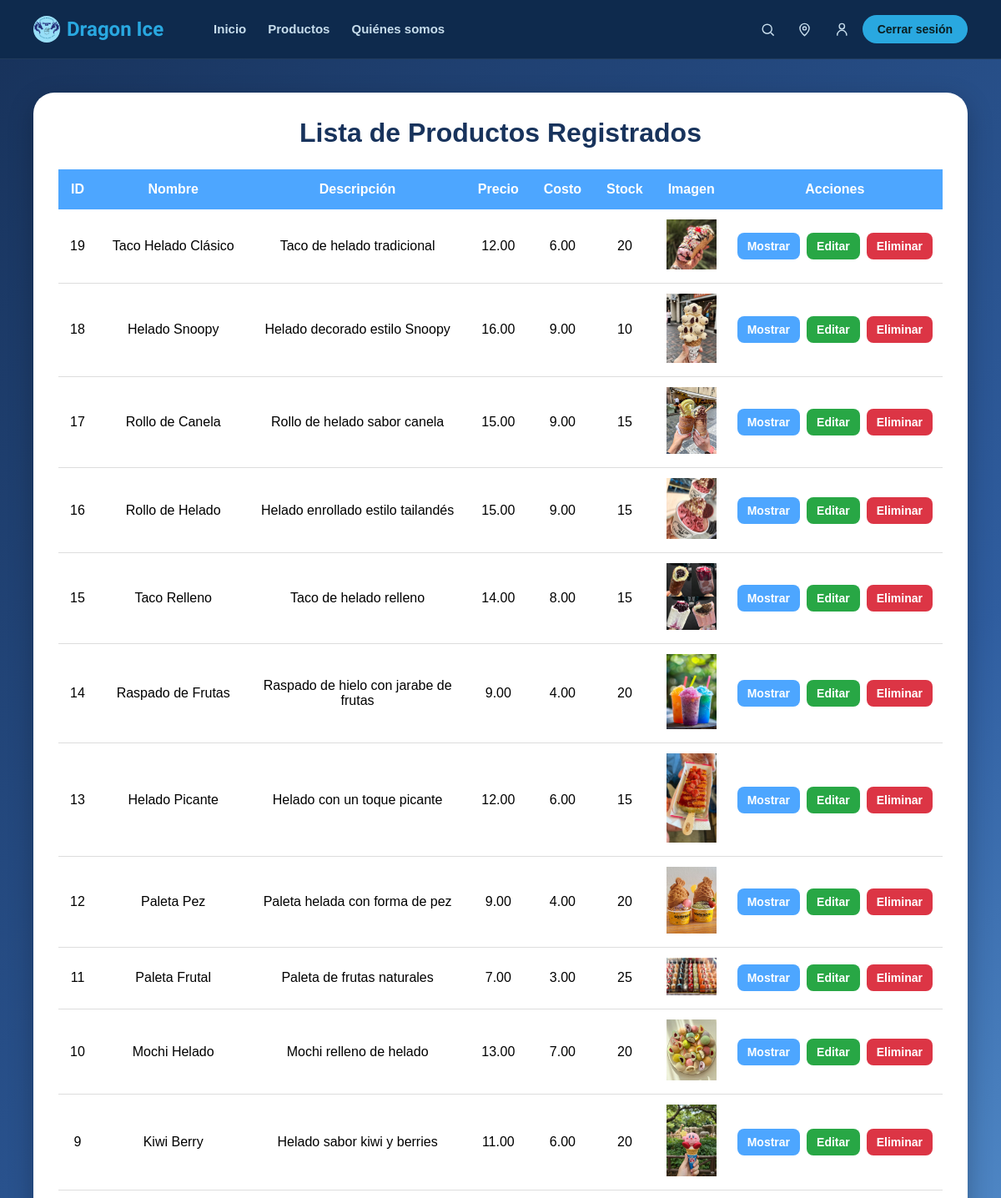
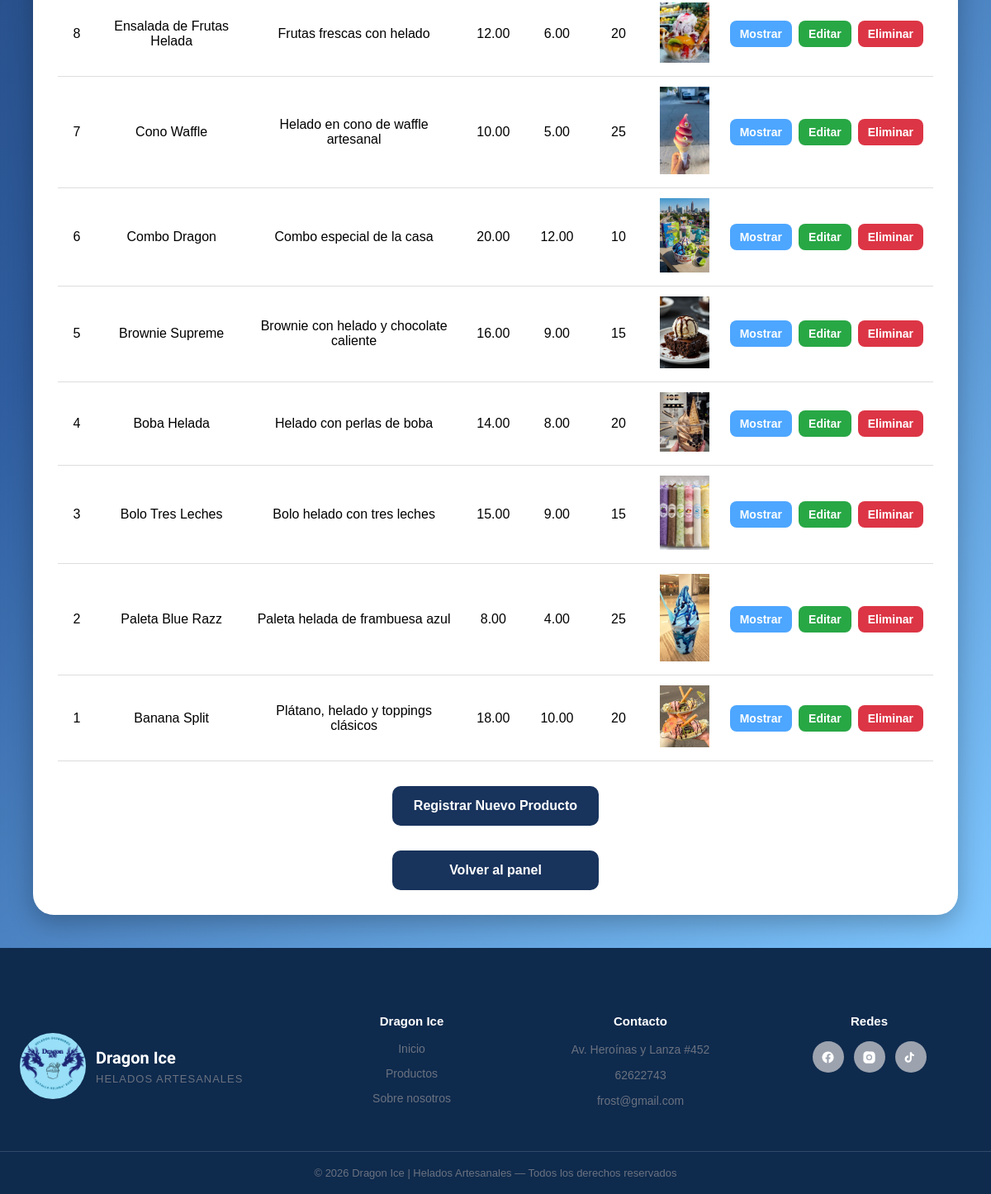
/producto/read.all.producto.php (signed in), run on the app's committed database (2 pictures, top to bottom).
### tables this page shows
CREATE TABLE productos (
  id INT NOT NULL,
  nombre VARCHAR(80) NOT NULL,
  descripcion VARCHAR(150) NOT NULL,
  precio DECIMAL(10,2) NOT NULL,
  costo DECIMAL(10,2) NOT NULL,
  stock INT NOT NULL DEFAULT 0,
  imagen VARCHAR(200) NOT NULL,
  PRIMARY KEY (id)
);

### producto/read.all.producto.php (the view, shortened to what this page needs)
<?php
include("../conexion.php");
$resultado=$conexion->query("SELECT * FROM productos ORDER BY id DESC");
$rutaMenu = "../";
?>
<!DOCTYPE html>
<html lang="es">
<head>
</head>
<body>
    <?php include("../menu.php"); ?>
    <main class="fondo-panel">
     <div class="contenedor">
        <h1> Lista de Productos Registrados</h1>
        <table>
            <tr>
                <th>ID</th>
                <th>Nombre</th>
                <th>Descripción</th>
                <th>Precio</th>
                <th>Costo</th>
                <th>Stock</th>
                <th>Imagen</th>
                <th>Acciones</th>
            </tr>
            <?php if($resultado->num_rows>0){ while($fila=$resultado->fetch_assoc()){ ?>
            <tr>
                <td><?php echo $fila['id'];?></td>
                <td><?php echo $fila['nombre'];?></td>
                <td><?php echo $fila['descripcion'];?></td>
                <td><?php echo $fila['precio'];?></td>
                <td><?php echo $fila['costo'];?></td>
                <td><?php echo $fila['stock'];?></td>
                <td><img src="../<?php echo $fila['imagen'];?>" width="60"></td>
                <td>
                    <div class="acciones">
                        <a class="boton mostrar" href="readproducto.php?id=<?php echo $fila['id'];?>">Mostrar</a>
                        <a class="boton editar" href="updateproducto.php?id=<?php echo $fila['id'];?>">Editar</a>
                        <a class="boton eliminar" href="delete_producto.php?id=<?php echo $fila['id'];?>">Eliminar</a>
                    </div>
                </td>
            </tr>
            <?php }}else{ ?>
            <tr>
                <td colspan="8">No existen productos registrados.</td>
            </tr>
            <?php } ?>
        </table>
        <a href="formularioproducto.php" class="volver"> Registrar Nuevo Producto</a>
        <?php if($_SESSION['rol']=='Administrador'){ ?>
            <a href="../paginaprincipal/02.admin.php" class="volver">Volver al panel</a>
        <?php }else{ ?>
            <a href="../paginaprincipal/vendedor20.php" class="volver">Volver al panel</a>
        <?php } ?>
     </div>
    </main>
    <?php include("../paginaprincipal/piedepagina.php"); ?>
</body>
</html>

### menu.php (shortened to what this page needs)
<nav class="dragonice-nav">
    <div class="fila">
        <a href="<?php echo $rutaMenu; ?>paginaprincipal/01.inicio.php" class="logo">
            <img src="<?php echo $rutaMenu; ?>imagenesproyecto/logo.png" alt="Logo Dragon Ice">
            <h2>Dragon Ice</h2>
        </a>
        <ul class="nav-links" id="navLinks">
            <li><a href="<?php echo $rutaMenu; ?>paginaprincipal/01.inicio.php">Inicio</a></li>
            <li><a href="<?php echo $rutaMenu; ?>paginaprincipal/productos.php">Productos</a></li>
            <li><a href="<?php echo $rutaMenu; ?>quienessomos.php">Quiénes somos</a></li>
        </ul>
        <div class="iconos">
            <a href="<?php echo $rutaMenu; ?>buscar.php" class="icono-btn" aria-label="Buscar">
                <svg viewBox="0 0 24 24"><circle cx="11" cy="11" r="7"></circle><line x1="21" y1="21" x2="16.65" y2="16.65"></line></svg>
            </a>
            <a href="<?php echo $rutaMenu; ?>ubicacion.php" class="icono-btn" aria-label="Ubicación">
                <svg viewBox="0 0 24 24"><path d="M12 21s-7-6.4-7-11a7 7 0 0 1 14 0c0 4.6-7 11-7 11z"></path><circle cx="12" cy="10" r="2.5"></circle></svg>
            </a>
            <?php if (isset($_SESSION['rol'])) { ?>
                <?php if ($_SESSION['rol'] == 'Administrador') { ?>
                    <a href="<?php echo $rutaMenu; ?>paginaprincipal/02.admin.php" class="icono-btn" aria-label="Mi panel">
                        <svg viewBox="0 0 24 24"><path d="M20 21v-1a7 7 0 0 0-14 0v1"></path><circle cx="13" cy="7" r="4"></circle></svg>
                    </a>
                <?php } else { ?>
                    <a href="<?php echo $rutaMenu; ?>paginaprincipal/vendedor20.php" class="icono-btn" aria-label="Mi panel">
                        <svg viewBox="0 0 24 24"><path d="M20 21v-1a7 7 0 0 0-14 0v1"></path><circle cx="13" cy="7" r="4"></circle></svg>
                    </a>
                <?php } ?>
                <a href="<?php echo $rutaMenu; ?>cerrar1.php" class="sesion-texto">Cerrar sesión</a>
            <?php } else { ?>
                <a href="<?php echo $rutaMenu; ?>iniciosesion.php" class="icono-btn" aria-label="Iniciar sesión">
                    <svg viewBox="0 0 24 24"><path d="M20 21v-1a7 7 0 0 0-14 0v1"></path><circle cx="13" cy="7" r="4"></circle></svg>
                </a>
            <?php } ?>
        </div>
    </div>
</nav>

### paginaprincipal/piedepagina.php (shortened to what this page needs)
<footer class="pie">
    <div class="pie-contenido">
        <div class="pie-marca">
            <img src="<?php echo $rutaMenu; ?>imagenesproyecto/logo.png" alt="Logo Dragon Ice">
            <div>
                <h2>Dragon Ice</h2>
                <p>Helados Artesanales</p>
            </div>
        </div>
        <div class="pie-col">
            <h3>Dragon Ice</h3>
            <ul>
                <li><a href="<?php echo $rutaMenu; ?>paginaprincipal/01.inicio.php">Inicio</a></li>
                <li><a href="<?php echo $rutaMenu; ?>paginaprincipal/productos.php">Productos</a></li>
                <li><a href="<?php echo $rutaMenu; ?>quienessomos.php">Sobre nosotros</a></li>
            </ul>
        </div>
       <div class="pie-col pie-contacto">
            <h3>Contacto</h3>
            <p>Av. Heroínas y Lanza #452</p>
            <p>62622743</p>
            <p>frost@gmail.com</p>
        </div>
        <div class="pie-col">
            <h3>Redes</h3>
            <div class="pie-redes">
                <a href="#" aria-label="Facebook">
                    <svg viewBox="0 0 24 24"><path d="M22 12a10 10 0 1 0-11.6 9.9v-7H7.9V12h2.5V9.8c0-2.5 1.5-3.9 3.8-3.9 1.1 0 2.2.2 2.2.2v2.4h-1.3c-1.2 0-1.6.8-1.6 1.6V12h2.8l-.4 2.9h-2.4v7A10 10 0 0 0 22 12z"/></svg>
                </a>
                <a href="#" aria-label="Instagram">
                </a>
                <a href="#" aria-label="TikTok">
                    <svg viewBox="0 0 24 24"><path d="M14 3c.4 2.2 1.9 3.7 4.1 4v3c-1.4 0-2.7-.4-4.1-1.3v6.2A5.9 5.9 0 1 1 8.3 9v3.2a2.7 2.7 0 1 0 2.7 2.7V3H14z"/></svg>
                </a>
            </div>
        </div>
    </div>
    <div class="pie-copy">
        © 2026 Dragon Ice | Helados Artesanales — Todos los derechos reservados
    </div>
</footer>

### producto/read.all.producto.php (style rules this page uses)
* { margin:0; padding:0; box-sizing:border-box; font-family:Arial, Helvetica, sans-serif; }
html, body { height:100%; }
body { display:flex; flex-direction:column; min-height:100vh; }
.fondo-panel { flex:1; background:linear-gradient(135deg,#18335c,#2f5d9f,#7fc7ff); padding:40px; display:flex; justify-content:center; align-items:flex-start; }
.contenedor { max-width:1200px; margin:auto; background:white; padding:30px; border-radius:25px; box-shadow:0 10px 30px rgba(0,0,0,.25); }
h1 { text-align:center; color:#18335c; margin-bottom:25px; }
table { width:100%; border-collapse:collapse; }
th { background:#4da6ff; color:white; padding:15px; }
td { padding:12px; text-align:center; border-bottom:1px solid #ddd; }
.boton { text-decoration:none; color:white; padding:8px 12px; border-radius:8px; font-size:14px; font-weight:bold; }
.mostrar { background:#4da6ff; }
.editar { background:#28a745; }
.eliminar { background:#dc3545; }
.acciones { display:flex; justify-content:center; gap:8px; }
.volver { display:block; width:250px; margin:30px auto 0; text-align:center; text-decoration:none; background:#18335c; color:white; padding:15px; border-radius:10px; font-weight:bold; }

### menu.php (style rules this page uses)
:root { --fondo-1:#0b1f22; --fondo-2:#123338; --fondo-3:#1b4a52; --celeste:#63d4f2; --menta:#7be0c4; --blanco:#ffffff; --texto-suave:#c7ddec; }
* { margin:0; padding:0; box-sizing:border-box; }
.dragonice-nav { font-family:'Inter', Arial, sans-serif; width:100%; background:#0e2a4d; position:sticky; top:0; z-index:1000; border-bottom:1px solid rgba(255,255,255,0.08); }
.dragonice-nav .fila { display:flex; align-items:center; justify-content:space-between; padding:16px 40px; gap:20px; }
.dragonice-nav .logo { display:flex; align-items:center; gap:8px; text-decoration:none; flex-shrink:0; }
.dragonice-nav .logo img { width:32px; height:32px; border-radius:50%; object-fit:cover; }
.dragonice-nav .logo h2 { font-family:'Baloo 2', cursive; font-size:24px; font-weight:700; color:var(--celeste); white-space:nowrap; }
.dragonice-nav .nav-links { display:flex; align-items:center; list-style:none; gap:26px; flex:1; margin-left:40px; }
.dragonice-nav .nav-links a { text-decoration:none; color:var(--texto-suave); font-size:15px; font-weight:600; transition:color 0.2s ease; }
.dragonice-nav .iconos { display:flex; align-items:center; gap:6px; flex-shrink:0; }
.dragonice-nav .icono-btn { display:flex; align-items:center; justify-content:center; width:38px; height:38px; border-radius:50%; color:var(--texto-suave); text-decoration:none; transition:background 0.2s ease, color 0.2s ease; position:relative; }
.dragonice-nav .icono-btn svg { width:19px; height:19px; stroke:currentColor; fill:none; stroke-width:1.8; }
.dragonice-nav .sesion-texto { font-size:14px; font-weight:700; color:var(--fondo-1); text-decoration:none; padding:9px 18px; border-radius:20px; background:var(--celeste); white-space:nowrap; transition:background 0.2s ease; }

### paginaprincipal/piedepagina.php (style rules this page uses)
:root { --azul-oscuro:#0e2a4d; --celeste:#29a8e0; --gris-texto:#6b7280; --gris-titulo:#374151; --gris-borde:#e5e7eb; }
.pie { background:#0e2a4d; font-family:'Inter', Arial, sans-serif; padding-top:40px; }
.pie-contenido { max-width:1200px; margin:0 auto; padding:40px 24px; display:grid; grid-template-columns:1.3fr 1fr 1fr 1fr; gap:30px; }
.pie-marca { display:flex; align-items:center; gap:12px; }
.pie-marca img { border-radius:100px; width:80px; height:80px; object-fit:contain; }
.pie-marca h2 { font-family:'Baloo 2', Arial, sans-serif; font-size:20px; font-weight:800; color:white; margin-bottom:6px; }
.pie-marca p { font-size:13px; letter-spacing:1px; color:var(--gris-texto); text-transform:uppercase; }
.pie-col h3 { font-size:15px; font-weight:700; color:white; margin-bottom:16px; text-align:center; }
.pie-col ul { list-style:none; }
.pie-col li { margin-bottom:12px; text-align:center; }
.pie-col a { text-decoration:none; color:var(--gris-texto); font-size:14px; }
.pie-contacto p { color:var(--gris-texto); font-size:14px; text-align:center; margin-bottom:10px; line-height:1.5; }
.pie-redes { display:flex; justify-content:center; gap:12px; }
.pie-redes a { width:38px; height:38px; border-radius:50%; background:#9ca3af; display:flex; align-items:center; justify-content:center; }
.pie-redes svg { width:17px; height:17px; fill:white; }
.pie-copy { border-top:1px solid rgba(255,255,255,0.15); text-align:center; padding:18px; font-size:13px; color:var(--gris-texto); }

### data on the page
productos: id "19", nombre "Taco Helado Clásico", descripcion "Taco de helado tradicional", precio "12.00", costo "6.00", stock "20", imagen (picture)
productos: id "18", nombre "Helado Snoopy", descripcion "Helado decorado estilo Snoopy", precio "16.00", costo "9.00", stock "10", imagen (picture)
productos: id "17", nombre "Rollo de Canela", descripcion "Rollo de helado sabor canela", precio "15.00", costo "9.00", stock "15", imagen (picture)
productos: id "16", nombre "Rollo de Helado", descripcion "Helado enrollado estilo tailandés", precio "15.00", costo "9.00", stock "15", imagen (picture)
productos: id "15", nombre "Taco Relleno", descripcion "Taco de helado relleno", precio "14.00", costo "8.00", stock "15", imagen (picture)
productos: id "14", nombre "Raspado de Frutas", descripcion "Raspado de hielo con jarabe de frutas", precio "9.00", costo "4.00", stock "20", imagen (picture)
productos: id "13", nombre "Helado Picante", descripcion "Helado con un toque picante", precio "12.00", costo "6.00", stock "15", imagen (picture)
productos: id "12", nombre "Paleta Pez", descripcion "Paleta helada con forma de pez", precio "9.00", costo "4.00", stock "20", imagen (picture)
productos: id "11", nombre "Paleta Frutal", descripcion "Paleta de frutas naturales", precio "7.00", costo "3.00", stock "25", imagen (picture)
productos: id "10", nombre "Mochi Helado", descripcion "Mochi relleno de helado", precio "13.00", costo "7.00", stock "20", imagen (picture)
productos: id "9", nombre "Kiwi Berry", descripcion "Helado sabor kiwi y berries", precio "11.00", costo "6.00", stock "20", imagen (picture)
productos: id "8", nombre "Ensalada de Frutas Helada", descripcion "Frutas frescas con helado", precio "12.00", costo "6.00", stock "20", imagen (picture)
productos: id "7", nombre "Cono Waffle", descripcion "Helado en cono de waffle artesanal", precio "10.00", costo "5.00", stock "25", imagen (picture)
productos: id "6", nombre "Combo Dragon", descripcion "Combo especial de la casa", precio "20.00", costo "12.00", stock "10", imagen (picture)
productos: id "5", nombre "Brownie Supreme", descripcion "Brownie con helado y chocolate caliente", precio "16.00", costo "9.00", stock "15", imagen (picture)
productos: id "4", nombre "Boba Helada", descripcion "Helado con perlas de boba", precio "14.00", costo "8.00", stock "20", imagen (picture)
productos: id "3", nombre "Bolo Tres Leches", descripcion "Bolo helado con tres leches", precio "15.00", costo "9.00", stock "15", imagen (picture)
productos: id "2", nombre "Paleta Blue Razz", descripcion "Paleta helada de frambuesa azul", precio "8.00", costo "4.00", stock "25", imagen (picture)
productos: id "1", nombre "Banana Split", descripcion "Plátano, helado y toppings clásicos", precio "18.00", costo "10.00", stock "20", imagen (picture)
